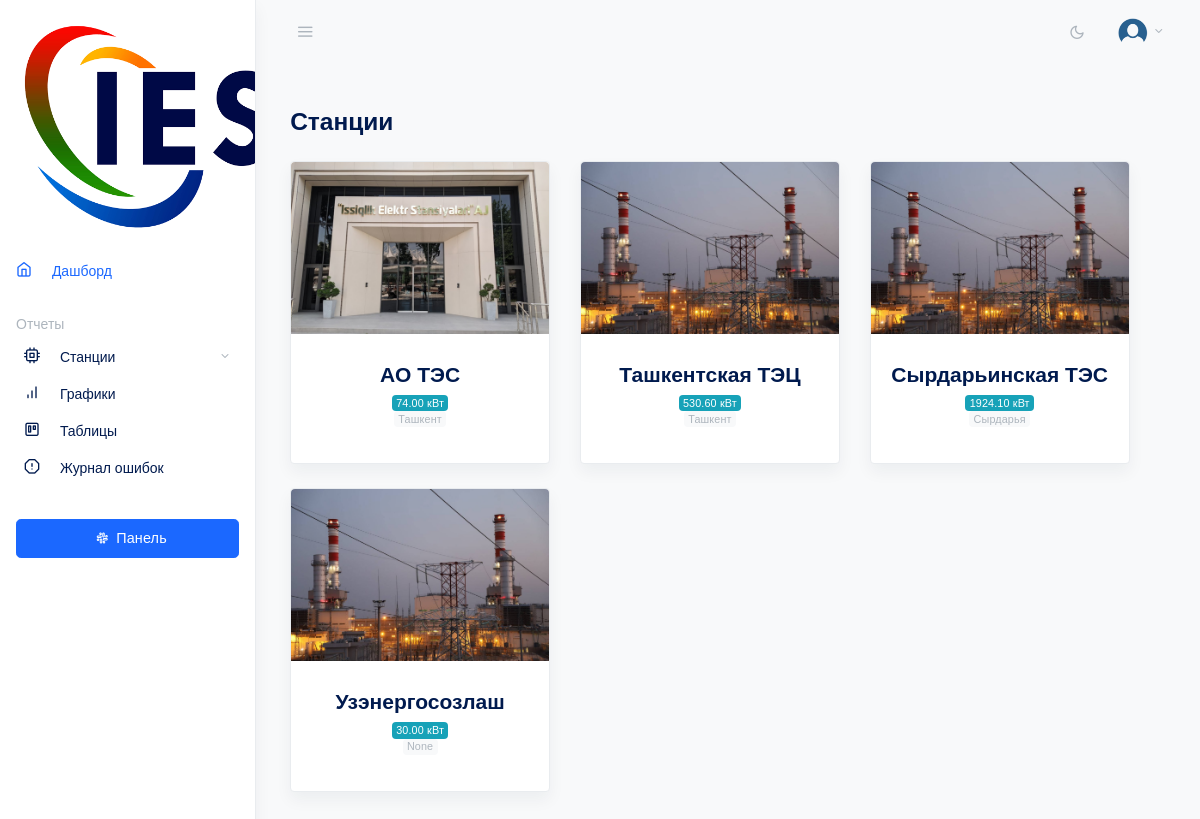
Page /plants/ on the earlier database version.
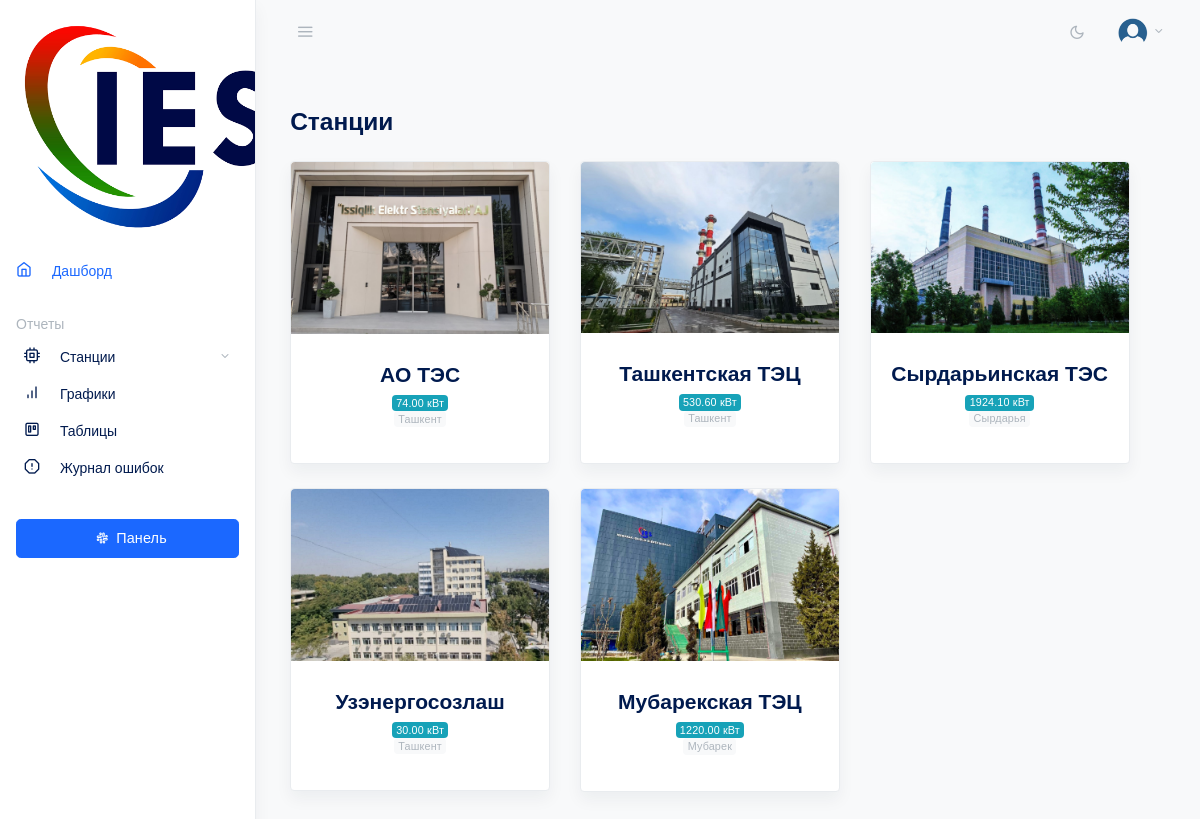
Same page on the later database version.
### wattio/models.py (models this page shows, shortened)
class Plant(models.Model):
    name = models.CharField(
        max_length=120,
        verbose_name='Название станции',
        unique=True
    )
    power = models.DecimalField(
        max_digits=10,
        decimal_places=2,
        verbose_name='Общая мощность (кВт)',
        blank=True,
        null=True
    )
    country = models.CharField(
        max_length=100,
        verbose_name='Страна',
        blank=True,
        null=True
    )
    city = models.CharField(
        max_length=100,
        verbose_name='Город',
        blank=True,
        null=True
    )
    address = models.CharField(
        max_length=255,
        verbose_name='Адрес',
        blank=True,
        null=True
    )
    timezone = models.CharField(
        max_length=6,
        verbose_name='Часовой пояс',
        default='5'
    )
    longitude = models.FloatField(
        verbose_name='Долгота',
        validators=[MinValueValidator(-180), MaxValueValidator(180)],
        null=True
    )
    latitude = models.FloatField(
        verbose_name='Широта',
        validators=[MinValueValidator(-90), MaxValueValidator(90)],
        null=True
    )
    image = models.ImageField(
        upload_to='plants/',
        verbose_name='Изображение станции',
        blank=True,
        null=True,
        default='plants/cover.jpg'
    )
    inverter_count = models.IntegerField(
        verbose_name='Количество инверторов',
        default=0,
        validators=[MinValueValidator(0)]
    )
    class Meta:
        verbose_name = 'Станция'
        verbose_name_plural = 'Станции'

### wattio/views.py (the view)
# urls.py: path('plants/', plants_view, name='plants'),
def plants_view(request):
    context = {
        'plants': Plant.objects.all(),
    }
    return render(request, 'plants.html', context)

### wattio/templates/plants.html
{% extends 'base.html' %}
{% load static %}
{% block heads%}
<link rel="stylesheet" href="{% static 'css/flatpickr.min.css' %}">
{% endblock%}
{% block main %}
<div class="container-fluid">
    <div class="row justify-content-center">
      <div class="col-12">
        <div class="row align-items-center my-4">
          <div class="col">
            <h2 class="h3 mb-0 page-title">Станции</h2>
          </div>
        </div>
        <div class="row">
          {% for plant in plants%}
          <div class="col-md-2">
            <a href="{% url 'plant_detail' plant.pk %}" class="text-decoration-none card-link">
              <div class="card shadow mb-4 hover-card">
                <div class="card-header p-0">
                  <img src="{{ plant.image.url }}" alt="Cover Image" class="img-fluid rounded-top">
                </div>
                <div class="card-body text-center">
                  <div class="card-text my-2">
                    <strong class="card-title my-0"><h4>{{ plant.name }}</h4></strong>
                    <p class="small text-muted mb-0"><span class="badge badge-info">{{ plant.power }} кВт</span></p>
                    <p class="small">
                      <span class="badge badge-light text-muted">{{ plant.city }}</span>
                    </p>
                  </div>
                </div>
              </div>
            </a>
          </div>
          {% endfor %}
        </div>
      </div>
    </div>
  </div>
{% endblock main %}

Differences in the rows shown:
changed Plant "Ташкентская ТЭЦ": image: a different picture
changed Plant "Сырдарьинская ТЭС": image: a different picture
changed Plant "Узэнергосозлаш": image: a different picture; city "None" → "Ташкент"
added Plant: image (picture), name "Мубарекская ТЭЦ", power "1220.00", city "Мубарек"
